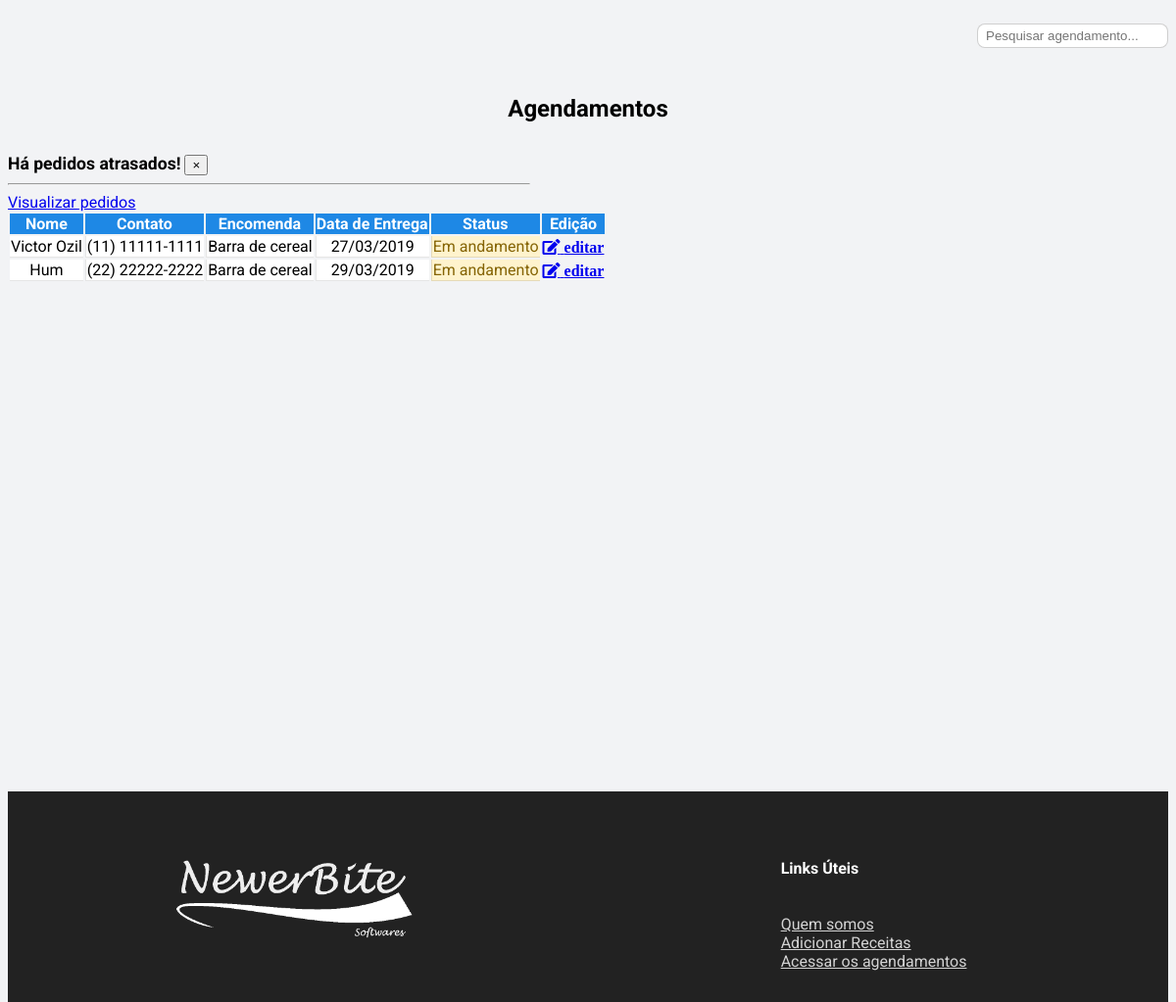
/agendamento.php (signed in), run on an earlier commit of the app's database.
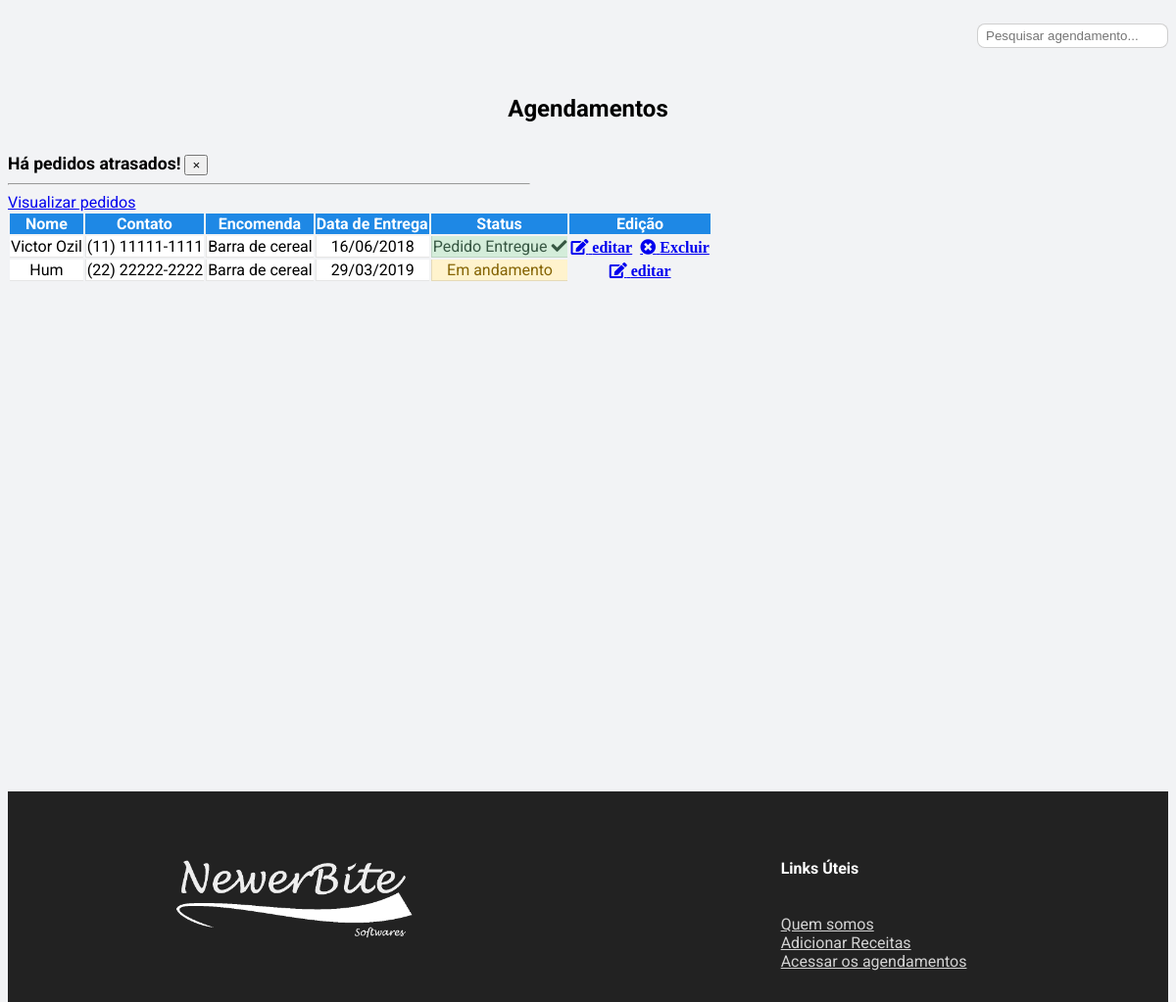
And on a later commit of the database.
### tables this page shows
CREATE TABLE `pedido` (
  `id_pedido` int(10) NOT NULL,
  `id_cliente` int(10) NOT NULL,
  `id_menu` int(10) NOT NULL,
  `id_usuario` int(10) NOT NULL,
  `data_cadastro` datetime DEFAULT NULL,
  `data_entrega` datetime DEFAULT NULL,
  `valor` double DEFAULT NULL,
  `status_pedido` int(11) UNSIGNED NOT NULL DEFAULT 3
);

CREATE TABLE `cliente` (
  `id_cliente` int(10) NOT NULL,
  `nome` varchar(50) NOT NULL,
  `rg` char(12) NOT NULL,
  `cpf` char(15) NOT NULL,
  `dataNasc` date NOT NULL,
  `email` varchar(50) DEFAULT NULL,
  `cep` char(11) DEFAULT NULL,
  `cidade` char(50) NOT NULL,
  `rua` char(75) NOT NULL,
  `uf` char(50) NOT NULL,
  `bairro` char(50) NOT NULL,
  `num_casa` int(10) NOT NULL,
  `complemento` varchar(20) DEFAULT NULL,
  `telefone` char(15) NOT NULL
);

CREATE TABLE `menu` (
  `id_menu` int(10) NOT NULL,
  `nome_receita` varchar(100) NOT NULL,
  `des_receita` text NOT NULL,
  `tempo_preparo` int(11) NOT NULL,
  `data_cadastro` datetime NOT NULL
);

### agendamento.php (the view, shortened to what the changed rows need)
<!DOCTYPE html PUBLIC "-//W3C//DTD XHTML 1.0 Transitional//EN"
"http://www.w3.org/TR/xhtml1/DTD/xhtml1-transitional.dtd">
<html xmlns="http://www.w3.org/1999/xhtml">
<head>
    <link rel="stylesheet" type="text/css" href="css/agendamento.css">
    <link rel="stylesheet" href="https://maxcdn.bootstrapcdn.com/font-awesome/4.7.0/css/font-awesome.min.css" >
    <link rel="stylesheet" href="https://use.fontawesome.com/releases/v5.5.0/css/all.css" />
</head>
<body onload="setTimeout(Att, 60000);">
    <section>
        <div class="container" style="max-width:1359px;">
            <div class="table-responsive" id="tableAgenda">
                <table class="table">
                    <thead class="tableHead">
                        <tr>
                            <th>Nome</th>
                            <th>Contato</th>
                            <th>Encomenda</th>
                            <th>Data de Entrega</th>
                            <th>Status</th>
                            <th>Edição</th>
                        </tr>
                    </thead>
                    <tbody name="table" class="tableBody">
                        <?php
                        include "conexao.php";
                            $sql = mysqli_query($conexao,
                            "SELECT c.id_cliente, c.nome, c.telefone,
                                p.id_pedido, DATE_FORMAT(p.data_entrega, '%d/%m/%Y') as data_entrega , p.status_pedido,
                                m.id_menu, m.nome_receita
                            FROM cliente c
                                JOIN pedido p ON c.id_cliente = p.id_cliente
                                JOIN menu m ON m.id_menu = p.id_menu
                                ORDER BY data_entrega");
                            while ($exibe = mysqli_fetch_assoc($sql)) {
                                echo "<tr>
                                    <td>".$exibe['nome']."</td>
                                    <td>".$exibe['telefone']."</td>
                                    <td>".$exibe['nome_receita']."</a> </td>
                                    <td>".$exibe['data_entrega']."</td>";
                                    if($exibe['status_pedido'] == 1)
                                        echo "<td style=\"color:#005fc1;background-color:#cce5ff;\">Aguardando Entrega <span class=\"spinner-grow spinner-grow-sm\"></span></td>";
                                    elseif($exibe['status_pedido'] == 2)
                                        echo "<td style=\"color:#375743;background-color:#d4edda;\">Pedido Entregue <span class=\"fas fa-check\"></span></td>";
                                    elseif($exibe['status_pedido'] == 3)
                                        echo "<td style=\"color:#856404;background-color:#fff3cd;\">Em andamento <span class=\"spinner-grow spinner-grow-sm\"></span></td>";
                                    elseif($exibe['status_pedido'] == 4)
                                        echo "<td style=\"color:#721c24;background-color:#f8d7da;\">Cancelado <span class=\"fas fa-times\"></span></td>";
                                    echo '<td style="background:transparent !important;border:none !important;">
                                            <a class="btn btn-outline-primary text-primary fas fa-edit" href="editAgen.php?id_pedido='.$exibe["id_pedido"].'"> editar</a>';
                                            if ($exibe['status_pedido'] == 2 || $exibe['status_pedido'] == 4) {
                                                echo '<a class="btn btn-outline-danger text-danger fas fa-times-circle" href="delete.php?id_pedido='.$exibe["id_pedido"].'"> Excluir</a>';
                                            }
                                    echo '</td>';
                                echo "</tr>";
                            }
                         ?>
                    </tbody>
                </table>
            </div>
        </div>
    </section>
</body>
</html>

What changed in the data, as far as the page shows it:
changed pedido "Victor Ozil": data_entrega "27/03/2019" → "16/06/2018"; status_pedido "Em andamento" → "Pedido Entregue Excluir"
